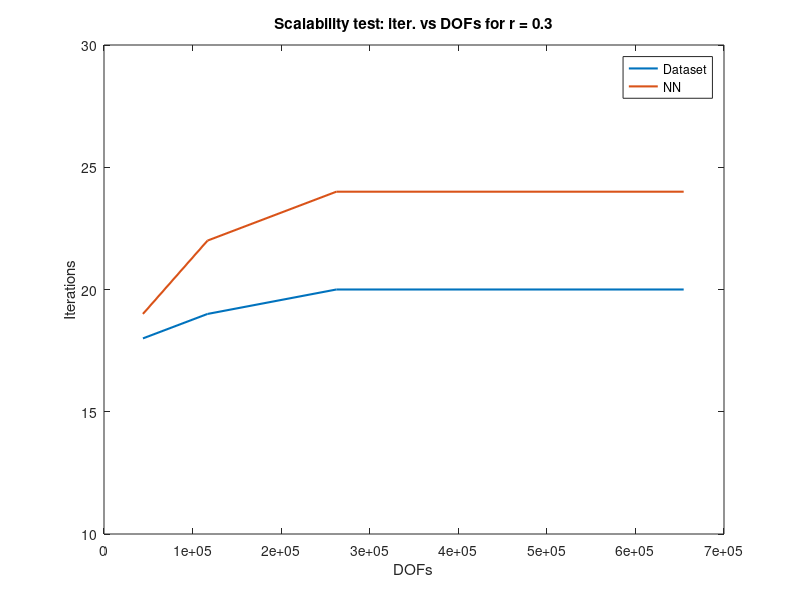
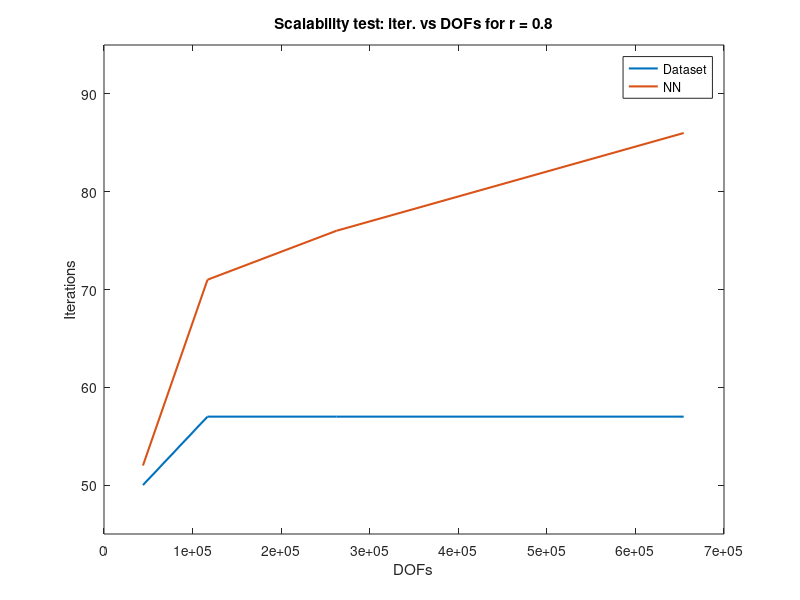

MATLAB code to generate these figures, in order:
%% CIRCLE


% SCALABILITY
dof = [43968, 116864, 262296, 654480];

DS_03 = [18, 19, 20, 20];
NN_03 = [19, 22, 24, 24];

DS_08 = [50, 57, 57, 57];
NN_08 = [52, 71, 76, 86];

figure
plot(dof,DS_03,'LineWidth',1.5);
hold on
plot(dof,NN_03,'LineWidth',1.5);
legend('Dataset', 'NN');
% set(gca, 'YScale', 'log')
title('Scalability test: iter. vs DOFs for r = 0.3');
xlabel('DOFs');
ylabel('Iterations');
ylim([10,30]);


figure
plot(dof,DS_08,'LineWidth',1.5);
hold on
plot(dof,NN_08,'LineWidth',1.5);
legend('Dataset', 'NN');
% set(gca, 'YScale', 'log')
title('Scalability test: iter. vs DOFs for r = 0.8');
xlabel('DOFs');
ylabel('Iterations');
ylim([45,95]);
